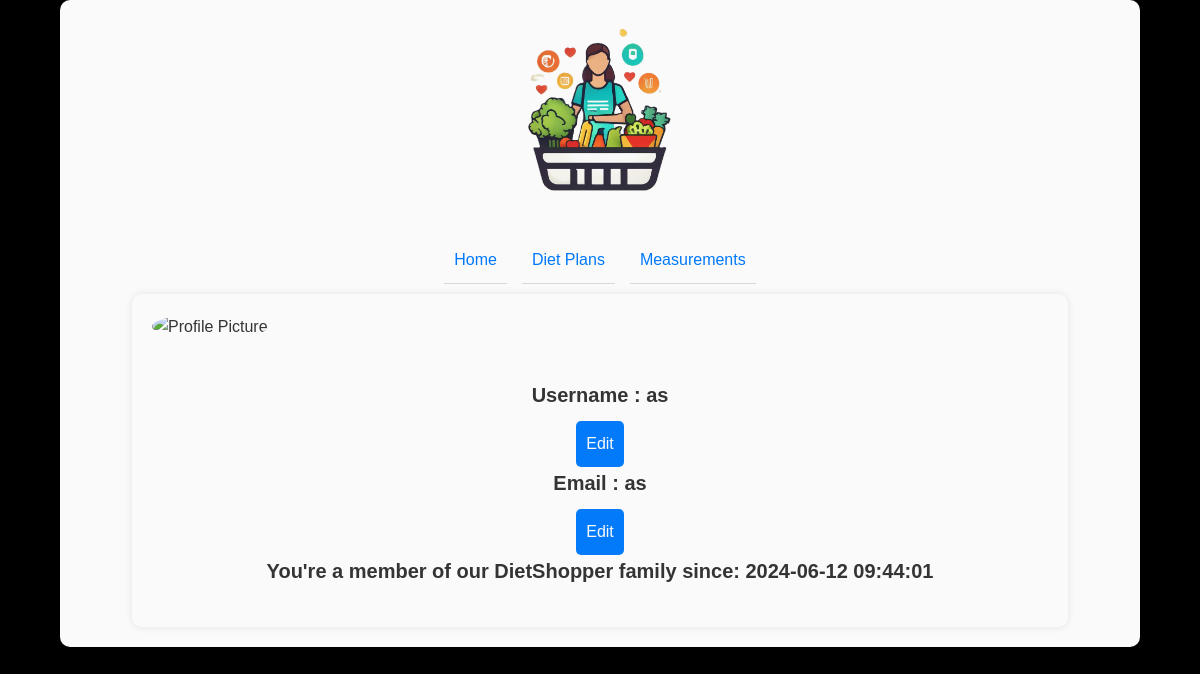
/my-profile (signed in), run on an earlier commit of the app's database.
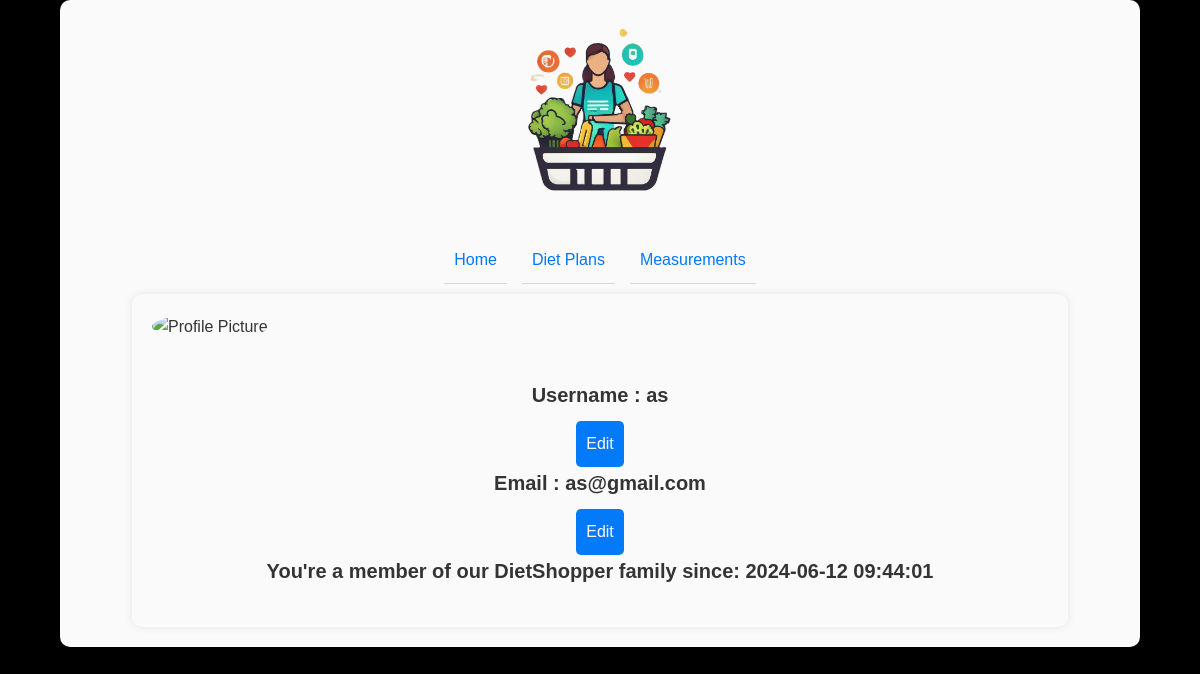
And on a later commit of the database.
### app/models.py (models this page shows)
class Users(db.Model):
    __tablename__ = 'Users'
    user_id = db.Column(db.Integer, primary_key=True)
    username = db.Column(db.String(80), unique=True, nullable=False)
    email = db.Column(db.String(255), unique=True, nullable=False)
    password = db.Column(db.String(120), nullable=False)
    created_at = db.Column(db.DateTime, default=func.now())

### app/routes.py (the view)
@main.route("/my-profile", methods=['GET'])
@login_required
def my_profile():
    userid = session["user_id"]
    current_user = Users.query.filter_by(user_id=userid).first()
    if current_user:
        return render_template("my_profile.html", username=current_user.username, email=current_user.email, created=current_user.created_at)
    else:
        flash("User not found", "error")
        return redirect(url_for('main.index'))

### app/helpers.py (called while the page is built)
def login_required(f):
    from functools import wraps
    @wraps(f)
    def decorated_function(*args, **kwargs):
        if 'user_id' not in session:
            return redirect(url_for('main.login', next=request.url))
        return f(*args, **kwargs)
    return decorated_function

### app/templates/my_profile.html (shortened to what this page needs)
{% extends "base.html" %}
{% block content %}
    <div class="container">
        <div class="profile-header">
            <img src="{{ url_for('static', filename='profile_picture.jpg') }}" alt="Profile Picture">
        </div>
        <div class="profile-details">
            {% if username %}
                <h4> Username : {{ username }}</h4>
                <a href="{{ url_for('main.edit_profile', field='username') }}" class="edit-btn">Edit</a>
            {% endif %}
            {% if email %}
                <h4> Email : {{ email }}</h4>
                <a href="{{ url_for('main.edit_profile', field='email') }}" class="edit-btn">Edit</a>
            {% endif %}
            {% if created %}
                <h4>You're a member of our DietShopper family since: {{ created }}</h4>
            {% endif %}
        </div>
    </div>
{% endblock %}

### app/templates/base.html (shortened to what this page needs)
<!DOCTYPE html>
<html lang="en">
<head>
    <link rel="stylesheet" href="{{ url_for('static', filename='styles.css') }}">
</head>
<body>
    <div class="container">
        <div class="logo">
            <img src="{{ url_for('static', filename='logo.png') }}" alt="Logo" width="170" height="50">
        </div>
        <nav class="nav-links">
            <ul>
                <li><a href="{{ url_for('main.index') }}">Home</a></li>
                <li><a href="{{ url_for('main.diet_plan') }}">Diet Plans</a></li>
                <li><a href="{{ url_for('main.measurements') }}">Measurements</a></li>
            </ul>
        </nav>
        {% block content %}{% endblock %}
    </div>
</body>
</html>

### app/static/styles.css (style rules this page uses)
* { margin: 0; padding: 0; box-sizing: border-box; }
:root { --primary-color: #007bff; --secondary-color: #333; --bg-color: #000; --container-bg-color: #fff; --heading-color: #333; --link-hover-color: #0056b3; --success-bg: #d4edda; --success-text: #155724; --error-bg: #f8d7da; --error-text: #721c24; --padding: 20px; }
html, body { font-family: Arial, sans-serif; line-height: 1.6; background-color: var(--bg-color); color: var(--secondary-color); background-image: url('/static/background.jpg'); background-size: cover; background-repeat: no-repeat; background-position: center; }
h1, h2, h3, h4, h5, h6 { color: var(--heading-color); margin-bottom: 15px; }
h4 { font-size: 1.25em; margin-bottom: 10px; }
a { color: var(--primary-color); text-decoration: none; }
.container { width: 90%; max-width: 1200px; margin: 0 auto; padding: var(--padding); background-color: var(--container-bg-color); border-radius: 10px; box-shadow: 0 0 10px rgba(0, 0, 0, 0.1); opacity: 0.98; }
.logo { text-align: center; margin-bottom: 20px; }
.logo img { max-width: 100%; height: auto; }
.nav-links ul { list-style-type: none; display: flex; justify-content: center; padding: 0; }
.nav-links ul li { margin-right: 15px; }
.nav-links ul li:last-child { margin-right: 0; }
.profile-header img { border-radius: 50%; width: 150px; height: 150px; margin-bottom: 20px; }
.profile-details { margin-top: 20px; margin-bottom: 20px; text-align: center; }
.edit-btn { display: inline-block; width: flex; padding: 10px; background-color: var(--primary-color); color: #fff; border: none; border-radius: 5px; cursor: pointer; }
ul { list-style-type: none; padding: 0; }
ul li { padding: 10px; border-bottom: 1px solid #ddd; margin-bottom: 10px; }
ul li a { color: var(--primary-color); text-decoration: none; }

What changed in the data, as far as the page shows it:
changed Users "as": email "as" → "as@gmail.com"
